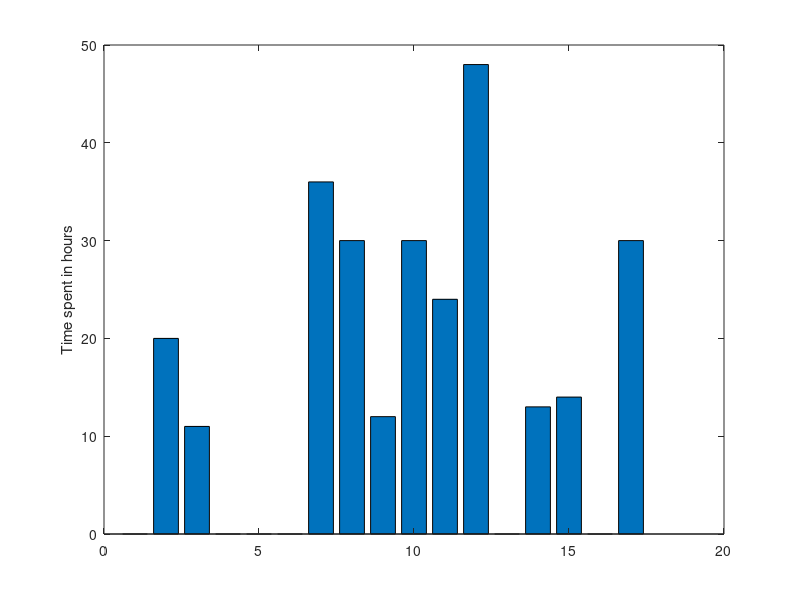

Write MATLAB code to recreate this figure. (Note: this script raises an error after producing the figure.)
%%%%%%%%%%%%%%%%%%%%%%%%%%%%%%%%%%%%%%%%%%%%%%%%%
% Data and Inference
% Lab 2
%%%%%%%%%%%%%%%%%%%%%%%%%%%%%%%%%%%%%%%%%%%%%%%%%%

timeSpent  = [NaN 20 11 NaN NaN NaN 36 30 12 30 24 48 NaN 13 14 NaN 30];
mean(timeSpent(~isnan(timeSpent)))
std(timeSpent(~isnan(timeSpent)))
noResponse = length(timeSpent(isnan(timeSpent)));
bar(timeSpent); ylabel('Time spent in hours');

%% World Bank Data API
% review the content of the data on the website http://data.worldbank.org/
% Reading data 
% The file below was downloaded from World bank and contains the data for
% Forest area (% of land area)
% download a csv file from worldbank and put it in your working directory
filename = 'wordbankcsvfile';
fid = fopen(filename,'r');
formatSpec = strcat(repmat('%s', 1, 5 + length(1960:2012)));
land_data = textscan(fid,formatSpec, 'delimiter',',','headerlines',3, 'CollectOutput', 1);
land_data = land_data{1};
fclose(fid);
% select only the numeric data 
nland_data = land_data;
%# check where numeric data starts and adjust the column extracted below (1:34) accordingly
nland_data(:, 1:34) = []; %# make sure you do this only once
% select the country names
countryNames = land_data;
countryNames(:, 2:end) = [];
[nr, nc] = size(countryNames);
for ii = 1:nr
   disp(strrep(countryNames{ii}, '"', ' '));
end

%# read the documentation about cell manupulation
% another option to read this data is to use functions such as
%# "importdata", "xlsread", "textread","csvread", ...

%% Select a portion of the data 
array1 = [12 125 13 16 177 19 100 -14 -25 -10 25 55 900]';
% select the values of the array between 0 and 100
array1((array1 > 0 & array1 <100))
%# This can be done to stratify data based on a characteristic of your
% choice

%% Using Quandl API
%# Instructions for using quandly from matlab
% https://www.quandl.com/help/matlab

%# You will need an authentication token unless you are doing fewer than 50
% calls per day

%# step 1: install the API 
%# step 2: get the "Quandl code" for the dataset you want to retrieve
BitcoinMarketPriceUSD_code = 'BCHAIN/MKPRU';

bitcoinMarketPriceUSD_data  = Quandl.get(BitcoinMarketPriceUSD_code); 
Quandl.auth('GsUx4-7ZE6bAxBpDg2jD')
data  = bitcoinMarketPriceUSD_data.Data;
t = datenum(bitcoinMarketPriceUSD_data.Time);
%plot.....eg:
plot(t,data)







